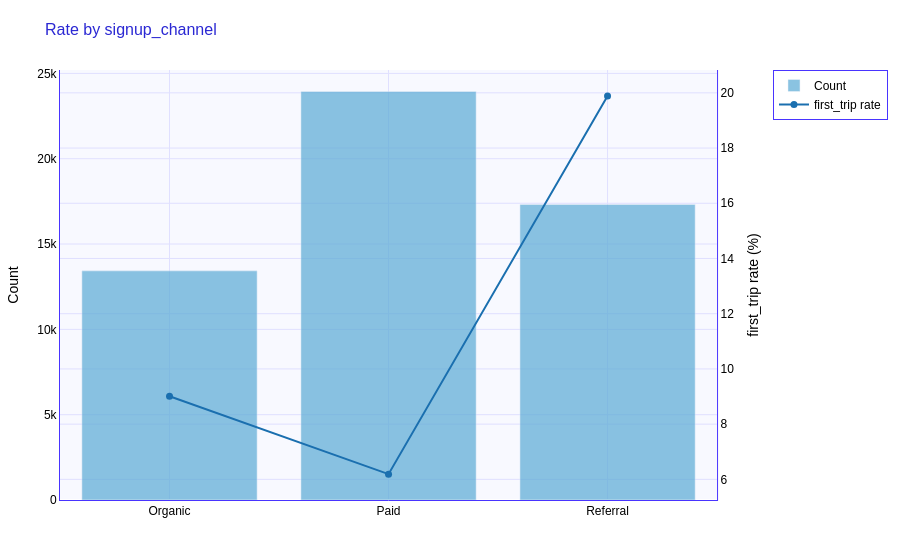
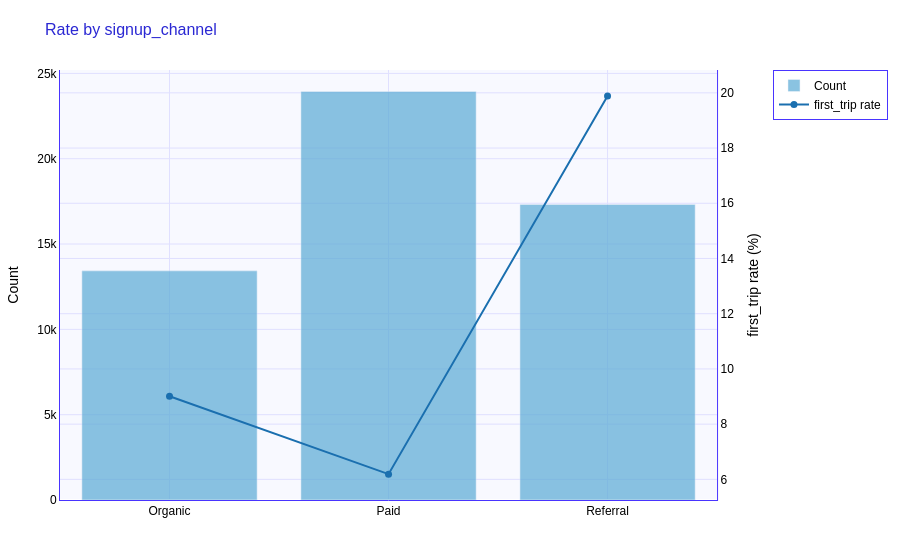

Source (notebook cell) for these figures, in order:
### Code cell
# Conversion rate by signup channel
g.rate_by('signup_channel').plot()

### Figure 1 — Plotly figure (JSON) as saved in the notebook; plotly's stock layout.template omitted (floating-point values rounded to 4 significant figures)
{"data": [{"marker": {"color": "#5aaad5"}, "name": "Count", "opacity": 0.7, "type": "bar", "x": ["Organic", "Paid", "Referral"], "xaxis": "x", "y": [13427, 23938, 17316], "yaxis": "y"}, {"line": {"color": "#1a6faf", "width": 2}, "marker": {"size": 7}, "mode": "lines+markers", "name": "first_trip rate", "text": ["9.0%", "6.2%", "19.9%"], "textposition": "top center", "type": "scatter", "x": ["Organic", "Paid", "Referral"], "xaxis": "x", "y": [9.01, 6.19, 19.89], "yaxis": "y2"}], "layout": {"font": {"color": "black", "family": "Arial, sans-serif", "size": 12}, "legend": {"bgcolor": "white", "bordercolor": "#4934ff", "borderwidth": 1}, "margin": {"b": 60, "l": 60, "r": 30, "t": 70}, "paper_bgcolor": "white", "plot_bgcolor": "#f8f9ff", "title": {"font": {"color": "#2b28d3", "size": 16}, "text": "Rate by signup_channel"}, "xaxis": {"anchor": "y", "domain": [0.0, 0.94], "gridcolor": "#e0e0ff", "linecolor": "#4934ff", "showline": true}, "yaxis": {"anchor": "x", "domain": [0.0, 1.0], "gridcolor": "#e0e0ff", "linecolor": "#4934ff", "showline": true, "title": {"text": "Count"}}, "yaxis2": {"anchor": "x", "gridcolor": "#e0e0ff", "linecolor": "#4934ff", "overlaying": "y", "showline": true, "side": "right", "title": {"text": "first_trip rate (%)"}}}}

### Figure 2 — Plotly figure (JSON) as saved in the notebook; plotly's stock layout.template omitted (floating-point values rounded to 4 significant figures)
{"data": [{"marker": {"color": "#5aaad5"}, "name": "Count", "opacity": 0.7, "type": "bar", "x": ["Organic", "Paid", "Referral"], "xaxis": "x", "y": [13427, 23938, 17316], "yaxis": "y"}, {"line": {"color": "#1a6faf", "width": 2}, "marker": {"size": 7}, "mode": "lines+markers", "name": "first_trip rate", "text": ["9.0%", "6.2%", "19.9%"], "textposition": "top center", "type": "scatter", "x": ["Organic", "Paid", "Referral"], "xaxis": "x", "y": [9.01, 6.19, 19.89], "yaxis": "y2"}], "layout": {"font": {"color": "black", "family": "Arial, sans-serif", "size": 12}, "legend": {"bgcolor": "white", "bordercolor": "#4934ff", "borderwidth": 1}, "margin": {"b": 60, "l": 60, "r": 30, "t": 70}, "paper_bgcolor": "white", "plot_bgcolor": "#f8f9ff", "title": {"font": {"color": "#2b28d3", "size": 16}, "text": "Rate by signup_channel"}, "xaxis": {"anchor": "y", "domain": [0.0, 0.94], "gridcolor": "#e0e0ff", "linecolor": "#4934ff", "showline": true}, "yaxis": {"anchor": "x", "domain": [0.0, 1.0], "gridcolor": "#e0e0ff", "linecolor": "#4934ff", "showline": true, "title": {"text": "Count"}}, "yaxis2": {"anchor": "x", "gridcolor": "#e0e0ff", "linecolor": "#4934ff", "overlaying": "y", "showline": true, "side": "right", "title": {"text": "first_trip rate (%)"}}}}
